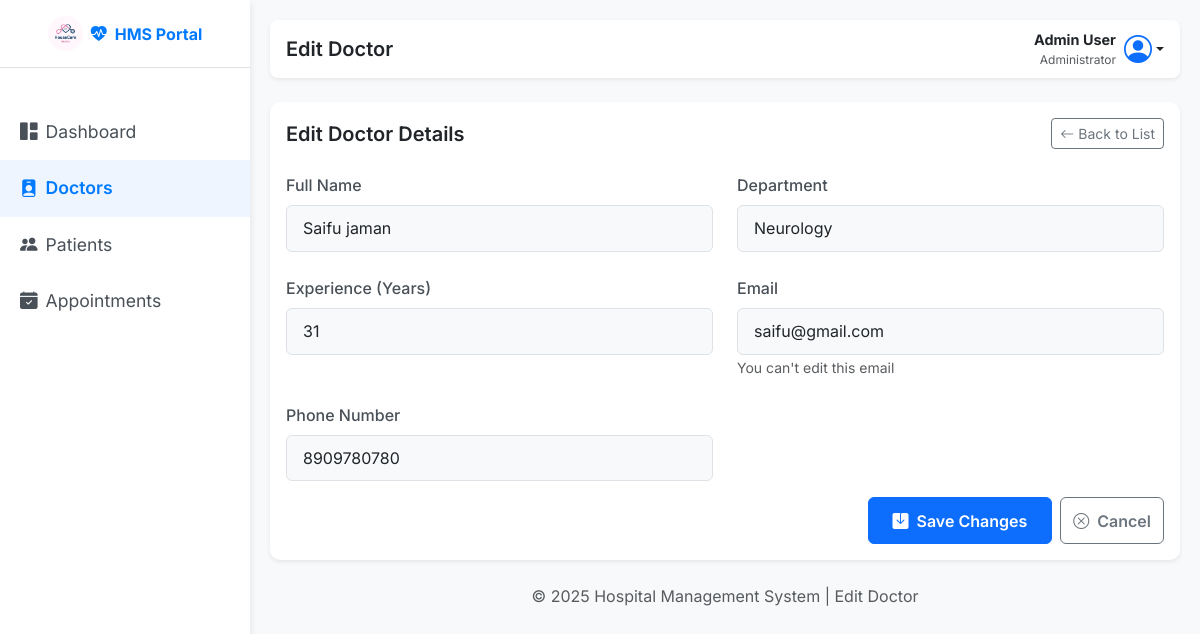
The app's page /admin/edit_doctor/5 (signed in) with its own data.
### back_app/models.py (models this page shows)
class User(db.Model, UserMixin):
    __tablename__ = 'user'
    id = db.Column(db.Integer, primary_key=True)
    full_name = db.Column(db.String(150), nullable=False)
    email = db.Column(db.String(150), unique=True, nullable=False)
    password = db.Column(db.String(150), nullable=False)
    phone_number = db.Column(db.String(15), nullable=False)
    age = db.Column(db.Integer(),  nullable=False)
    gender = db.Column(db.String(10) , nullable=False)
    role = db.Column(db.String(50), nullable=False ,default='Patient')  # 'admin', 'doctor', 'patient'
    profile_picture = db.Column(db.String(250), nullable=True, default='default.png')
    created_at = db.Column(db.DateTime, default=datetime.utcnow)
    doctor = db.relationship('Doctor', backref='user', uselist=False, cascade="all, delete-orphan")
    patient = db.relationship('Patient', backref='user', uselist=False, cascade="all, delete-orphan")

class Doctor(db.Model):
    __tablename__ = 'doctor'
    id = db.Column(db.Integer, primary_key=True)
    user_id = db.Column(db.Integer, db.ForeignKey('user.id'), nullable=False, unique=True)
    department_id = db.Column(db.Integer, db.ForeignKey('department.id'), nullable=False)
    qualification = db.Column(db.String(150), nullable=False)
    specialization = db.Column(db.String(100), nullable=False)
    experience_years = db.Column(db.Integer, nullable=False)
    bio = db.Column(db.Text, nullable=True)
    is_active = db.Column(db.Boolean, default=True)
    appointments = db.relationship('Appointment', backref='doctor')
    availabilities = db.relationship('DoctorAvailability', backref='doctor', cascade="all, delete-orphan")

### back_app/routes.py (the view, shortened to what this page needs)
@main.route('/admin/edit_doctor/<int:doctor_id>', methods=['GET', 'POST'])
@login_required
def edit_doctor(doctor_id):
    if current_user.role.lower() != 'admin':
        flash("access denied you are not admin , danger")
        return redirect(url_for('main.home'))
    doctor = Doctor.query.get_or_404(doctor_id)
    return render_template('admin/edit_doctor.html', doctor=doctor)

### app.py (called while the page is built)
def create_app():
    app = Flask(__name__)
    database_url = os.environ.get('DATABASE_URL', 'sqlite:///hospital_management.db')
    if database_url.startswith("postgres://"):
        database_url = database_url.replace("postgres://", "postgresql://", 1)
    app.config['SQLALCHEMY_DATABASE_URI'] = database_url
    app.config['SECRET_KEY'] = os.environ.get('SECRET_KEY', 'your_secret_key')
    app.config['SQLALCHEMY_TRACK_MODIFICATIONS'] = False
    login_manager = LoginManager()
    login_manager.init_app(app)
    login_manager.login_view = 'login'
    @login_manager.user_loader
    def load_user(user_id):
        return User.query.get(int(user_id))
    db.init_app(app)
    with app.app_context():
        from back_app.routes import main
        app.register_blueprint(main)
        db.create_all()
    return app

### templates/admin/edit_doctor.html (shortened to what this page needs)
<!DOCTYPE html>
<html lang="en">
<head>
  <link href="https://cdn.jsdelivr.net/npm/bootstrap@5.3.3/dist/css/bootstrap.min.css" rel="stylesheet" />
  <link href="https://cdn.jsdelivr.net/npm/bootstrap-icons@1.11.1/font/bootstrap-icons.css" rel="stylesheet" />
  <link rel="stylesheet" href="../../static/css/style.css" />
  <link rel="stylesheet" href="../../static/css/admin/edit_doc.css" />
</head>
<body>
  <div class="wrapper">
    <nav id="sidebar">
      <div class="sidebar-header text-center py-3 border-bottom">
        <a href="#" class="navbar-brand fw-bold d-flex align-items-center justify-content-center text-primary">
          <img src="../../static/img/mad1.png" alt="HMS Logo" class="me-2 rounded-circle" style="height: 35px;" />
          <span><i class="bi bi-heart-pulse-fill me-2"></i>HMS Portal</span>
        </a>
      </div>
      <ul class="list-unstyled components mt-3">
        <li><a href="{{url_for('main.admin_dashboard')}}"><i class="bi bi-grid-1x2-fill me-2"></i>Dashboard</a></li>
        <li class="active"><a href="{{url_for('main.all_doctors')}}"><i class="bi bi-person-badge-fill me-2"></i>Doctors</a></li>
        <li><a href="{{url_for('main.all_patients')}}"><i class="bi bi-people-fill me-2"></i>Patients</a></li>
        <li><a href="{{url_for('main.all_appointments')}}"><i class="bi bi-calendar-check-fill me-2"></i>Appointments</a></li>
      </ul>
    </nav>
    <div id="content">
      <nav class="top-navbar d-flex justify-content-between align-items-center mb-4 px-3 py-2 shadow-sm">
        <h5 class="mb-0 fw-semibold">Edit Doctor</h5>
        <div class="dropdown">
          <a class="nav-link dropdown-toggle d-flex align-items-center" href="#" role="button" data-bs-toggle="dropdown">
              <div class="text-end me-2 d-none d-md-block">
                  <div class="fw-bold text-dark" style="font-size: 0.9rem;">Admin User</div>
                  <div class="text-muted" style="font-size: 0.75rem;">Administrator</div>
              </div>
              <i class="bi bi-person-circle fs-3 text-primary"></i>
          </a>
        </div>
      </nav>
      <div class="card shadow-sm border-0">
        <div class="card-body">
          <div class="d-flex justify-content-between align-items-center mb-4">
            <h5 class="mb-0 fw-semibold">Edit Doctor Details</h5>
            <a href="#" onclick="window.history.back()" class="btn btn-outline-secondary btn-sm">
              <i class="bi bi-arrow-left me-1"></i>Back to List
            </a>
          </div>
          <form  action="{{url_for('main.edit_doctor' , doctor_id=doctor.id)}}" method='post'>
            <div id="edit-doctor-form" class="row g-4">
            <div class="col-md-6">
              <label class="form-label" for="doctorName">Full Name</label>
              <input type="text" class="form-control" name="full_name" id="doctorName" value="{{doctor.user.full_name}}" required />
            </div>
            <div class="col-md-6">
              <label class="form-label" for="doctorDept">Department</label>
              <input type="text" class="form-control" id="doctorDept" name="specialization" value="{{doctor.specialization}}" />
            </div>
            <div class="col-md-6">
              <label class="form-label" for="doctorExp">Experience (Years)</label>
              <input type="number" class="form-control" id="doctorExp" name="experience_years" value="{{doctor.experience_years}}" min="0" required />
            </div>
            <div class="col-md-6">
              <label class="form-label">Email</label>
              <input type="email" class="form-control" id="doctorEmail" value="{{doctor.user.email}}" readonly />
              <small class="form-text text-muted">You can't edit this email</small>
            </div>
            <div class="col-md-6">
              <label class="form-label">Phone Number</label>
              <input type="tel" class="form-control" id="doctorPhone" name="phone_number" value="{{doctor.user.phone_number}}" required />
            </div>
            <div class="col-12 d-flex justify-content-end gap-2 mt-3">
              <button type="submit" class="btn btn-primary btn-submit">
                <i class="bi bi-save-fill me-2"></i>Save Changes
              </button>
              <button type="button" class="btn btn-outline-secondary btn-cancel" onclick="window.history.back()">
                <i class="bi bi-x-circle me-2"></i>Cancel
              </button>
            </div>
          </div>
          </form>
        </div>
      </div>
      <footer class="footer text-center text-muted mt-4">
        © 2025 Hospital Management System | Edit Doctor
      </footer>
    </div>
  </div>
</body>
</html>

### static/css/style.css (style rules this page uses)
body { font-family: 'Inter', sans-serif; background-color: #f8f9fa; }
.wrapper { display: flex; width: 100%; min-height: 100vh; }
#sidebar { width: 250px; position: fixed; top: 0; left: 0; height: 100vh; z-index: 999; background: #ffffff; color: #fff; transition: all 0.3s; box-shadow: 0 4px 8px rgba(0,0,0,0.1); }
#sidebar .sidebar-header { padding: 20px; background: #ffffff; border-bottom: 1px solid #e9ecef; }
#sidebar .sidebar-header a { font-weight: 700; color: #007bff !important; text-decoration: none; }
#sidebar ul.components { padding: 20px 0; }
#sidebar ul li a { padding: 15px 20px; font-size: 1.1em; display: block; color: #495057; text-decoration: none; transition: all 0.3s; }
#sidebar ul li.active>a, a[aria-expanded="true"] { color: #007bff; background: #eef5ff; font-weight: 600; }
#content { width: calc(100% - 250px); padding: 20px; min-height: 100vh; transition: all 0.3s; position: absolute; top: 0; right: 0; }
.top-navbar { background: #fff; border-radius: 8px; box-shadow: 0 2px 4px rgba(0,0,0,0.05); padding: 10px 20px; margin-bottom: 20px; }

### static/css/admin/edit_doc.css (style rules this page uses)
.card { border-radius: 10px; background-color: #fff; }
#edit-doctor-form .form-label { font-weight: 500; color: #495057; }
#edit-doctor-form .form-control { background: #f8f9fa; border: 1px solid #dee2e6; border-radius: 6px; padding: 0.65rem 1rem; transition: all 0.2s ease-in-out; }
.btn-submit { font-weight: 600; padding: 0.65rem 1.5rem; border-radius: 6px; transition: all 0.3s ease; }
.btn-cancel { font-weight: 600; border-radius: 6px; transition: all 0.3s ease; }

### records on screen
User: full_name "Saifu jaman", user.email "saifu@gmail.com", phone_number "8909780780"
Doctor: specialization "Neurology", experience_years "31"
